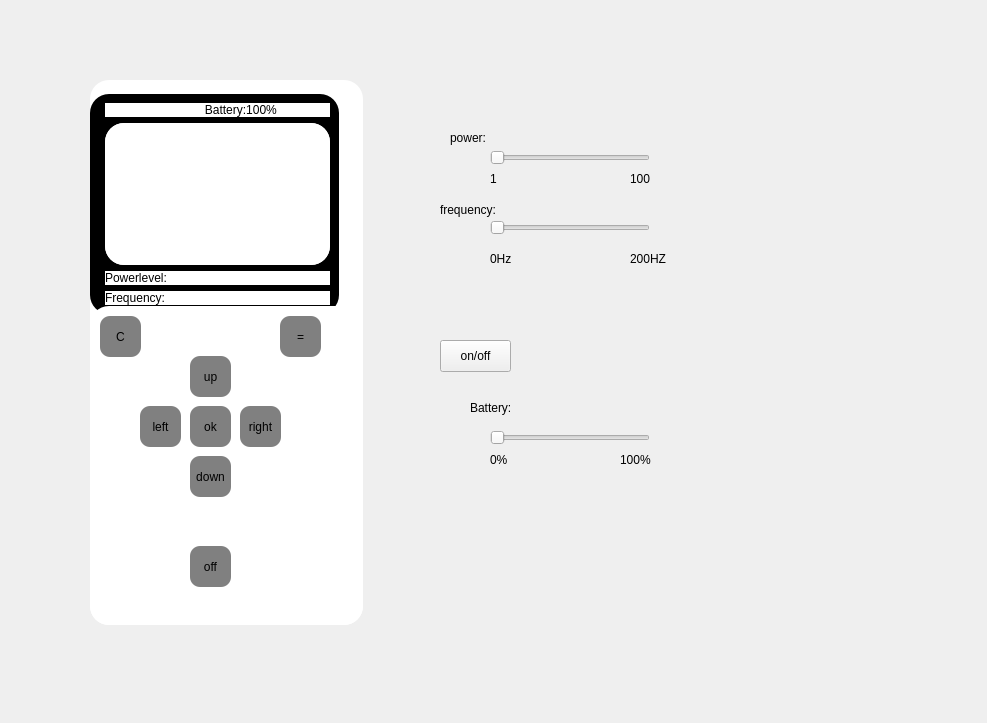
<?xml version="1.0" encoding="UTF-8"?>
<ui version="4.0">
 <class>MainWindow</class>
 <widget class="QMainWindow" name="MainWindow">
  <property name="geometry">
   <rect>
    <x>0</x>
    <y>0</y>
    <width>987</width>
    <height>723</height>
   </rect>
  </property>
  <property name="windowTitle">
   <string>MainWindow</string>
  </property>
  <widget class="QWidget" name="centralwidget">
   <widget class="QWidget" name="widget" native="true">
    <property name="geometry">
     <rect>
      <x>90</x>
      <y>80</y>
      <width>273</width>
      <height>545</height>
     </rect>
    </property>
    <property name="styleSheet">
     <string notr="true">background-color: white; border: dark; border-radius:19px</string>
    </property>
    <layout class="QVBoxLayout" name="verticalLayout_2">
     <item>
      <widget class="QWidget" name="widget_2" native="true">
       <property name="minimumSize">
        <size>
         <width>249</width>
         <height>220</height>
        </size>
       </property>
       <property name="maximumSize">
        <size>
         <width>249</width>
         <height>191</height>
        </size>
       </property>
       <property name="baseSize">
        <size>
         <width>0</width>
         <height>1000</height>
        </size>
       </property>
       <property name="contextMenuPolicy">
        <enum>Qt::DefaultContextMenu</enum>
       </property>
       <property name="styleSheet">
        <string notr="true">background-color: black</string>
       </property>
       <layout class="QFormLayout" name="formLayout">
        <property name="leftMargin">
         <number>9</number>
        </property>
        <item row="0" column="1">
         <widget class="QLabel" name="battery">
          <property name="layoutDirection">
           <enum>Qt::RightToLeft</enum>
          </property>
          <property name="styleSheet">
           <string notr="true">background-color:white;</string>
          </property>
          <property name="text">
           <string>                              Battery:100%</string>
          </property>
         </widget>
        </item>
        <item row="3" column="1">
         <widget class="QLabel" name="frequency">
          <property name="contextMenuPolicy">
           <enum>Qt::NoContextMenu</enum>
          </property>
          <property name="styleSheet">
           <string notr="true">background-color:white;</string>
          </property>
          <property name="text">
           <string>Frequency:</string>
          </property>
         </widget>
        </item>
        <item row="2" column="1">
         <widget class="QLabel" name="power">
          <property name="enabled">
           <bool>true</bool>
          </property>
          <property name="minimumSize">
           <size>
            <width>50</width>
            <height>0</height>
           </size>
          </property>
          <property name="contextMenuPolicy">
           <enum>Qt::ActionsContextMenu</enum>
          </property>
          <property name="styleSheet">
           <string notr="true">background-color:white;</string>
          </property>
          <property name="text">
           <string>Powerlevel:</string>
          </property>
         </widget>
        </item>
        <item row="1" column="1">
         <widget class="Display" name="stackedWidget">
          <property name="minimumSize">
           <size>
            <width>217</width>
            <height>140</height>
           </size>
          </property>
          <property name="styleSheet">
           <string notr="true">background-color:white</string>
          </property>
          <property name="frameShape">
           <enum>QFrame::Box</enum>
          </property>
          <property name="currentIndex">
           <number>9</number>
          </property>
          <widget class="QWidget" name="PowerOffPage">
           <property name="styleSheet">
            <string notr="true">background-color:white;</string>
           </property>
           <widget class="QLabel" name="label_8">
            <property name="geometry">
             <rect>
              <x>0</x>
              <y>10</y>
              <width>211</width>
              <height>20</height>
             </rect>
            </property>
            <property name="text">
             <string>The Power is Off</string>
            </property>
           </widget>
           <widget class="QLabel" name="label_6">
            <property name="geometry">
             <rect>
              <x>10</x>
              <y>30</y>
              <width>211</width>
              <height>91</height>
             </rect>
            </property>
            <property name="font">
             <font>
              <family>DejaVu Sans</family>
              <pointsize>39</pointsize>
             </font>
            </property>
            <property name="text">
             <string/>
            </property>
           </widget>
          </widget>
          <widget class="QWidget" name="MainMenuPage">
           <property name="styleSheet">
            <string notr="true">background-color:white;</string>
           </property>
           <layout class="QVBoxLayout" name="verticalLayout">
            <item>
             <widget class="QLabel" name="label">
              <property name="text">
               <string/>
              </property>
             </widget>
            </item>
            <item>
             <widget class="QListWidget" name="MainMnueWidget">
              <property name="minimumSize">
               <size>
                <width>191</width>
                <height>70</height>
               </size>
              </property>
             </widget>
            </item>
           </layout>
          </widget>
          <widget class="QWidget" name="ProgramPage">
           <property name="styleSheet">
            <string notr="true">background-color:white;</string>
           </property>
           <widget class="QLabel" name="label_2">
            <property name="geometry">
             <rect>
              <x>10</x>
              <y>10</y>
              <width>201</width>
              <height>20</height>
             </rect>
            </property>
            <property name="text">
             <string/>
            </property>
           </widget>
           <widget class="QListWidget" name="programWidget">
            <property name="geometry">
             <rect>
              <x>0</x>
              <y>30</y>
              <width>211</width>
              <height>141</height>
             </rect>
            </property>
           </widget>
          </widget>
          <widget class="QWidget" name="FrequencyPage">
           <property name="styleSheet">
            <string notr="true">background-color:white;</string>
           </property>
           <widget class="QLabel" name="label_16">
            <property name="geometry">
             <rect>
              <x>30</x>
              <y>10</y>
              <width>161</width>
              <height>20</height>
             </rect>
            </property>
            <property name="text">
             <string/>
            </property>
           </widget>
           <widget class="QListWidget" name="frequencyWidget">
            <property name="geometry">
             <rect>
              <x>0</x>
              <y>20</y>
              <width>211</width>
              <height>141</height>
             </rect>
            </property>
           </widget>
          </widget>
          <widget class="QWidget" name="CountDownPage">
           <property name="styleSheet">
            <string notr="true">background-color:white;</string>
           </property>
           <widget class="QLabel" name="countDownLabel">
            <property name="geometry">
             <rect>
              <x>20</x>
              <y>20</y>
              <width>161</width>
              <height>81</height>
             </rect>
            </property>
            <property name="text">
             <string>&lt;html&gt;&lt;head/&gt;&lt;body&gt;&lt;p&gt;&lt;span style=&quot; font-size:36pt;&quot;&gt;10:00&lt;/span&gt;&lt;/p&gt;&lt;/body&gt;&lt;/html&gt;</string>
            </property>
           </widget>
          </widget>
          <widget class="QWidget" name="picturePage">
           <widget class="QLabel" name="label_7">
            <property name="geometry">
             <rect>
              <x>0</x>
              <y>20</y>
              <width>211</width>
              <height>61</height>
             </rect>
            </property>
            <property name="text">
             <string>Plase place the device on skin </string>
            </property>
           </widget>
          </widget>
          <widget class="QWidget" name="PowerPage">
           <widget class="QProgressBar" name="powerPageBar">
            <property name="geometry">
             <rect>
              <x>30</x>
              <y>90</y>
              <width>141</width>
              <height>23</height>
             </rect>
            </property>
            <property name="value">
             <number>24</number>
            </property>
           </widget>
           <widget class="QLabel" name="label_9">
            <property name="geometry">
             <rect>
              <x>70</x>
              <y>20</y>
              <width>60</width>
              <height>16</height>
             </rect>
            </property>
            <property name="text">
             <string>Power</string>
            </property>
           </widget>
           <widget class="QLabel" name="powerPageLabel">
            <property name="geometry">
             <rect>
              <x>60</x>
              <y>50</y>
              <width>60</width>
              <height>16</height>
             </rect>
            </property>
            <property name="text">
             <string>TextLabel</string>
            </property>
           </widget>
          </widget>
          <widget class="QWidget" name="CountUpPage">
           <widget class="QLabel" name="countUpLabel">
            <property name="geometry">
             <rect>
              <x>30</x>
              <y>40</y>
              <width>161</width>
              <height>81</height>
             </rect>
            </property>
            <property name="text">
             <string>&lt;html&gt;&lt;head/&gt;&lt;body&gt;&lt;p&gt;&lt;span style=&quot; font-size:36pt;&quot;&gt;10:00&lt;/span&gt;&lt;/p&gt;&lt;/body&gt;&lt;/html&gt;</string>
            </property>
           </widget>
          </widget>
          <widget class="QWidget" name="HistoryPage">
           <layout class="QVBoxLayout" name="verticalLayout_3">
            <item>
             <widget class="QLabel" name="HistoryPageTitle">
              <property name="text">
               <string>                     History</string>
              </property>
             </widget>
            </item>
            <item>
             <widget class="QListWidget" name="historyWidget"/>
            </item>
           </layout>
          </widget>
          <widget class="QWidget" name="HistoryListPage">
           <layout class="QVBoxLayout" name="verticalLayout_4">
            <item>
             <widget class="QListWidget" name="historyListWidget"/>
            </item>
           </layout>
          </widget>
         </widget>
        </item>
       </layout>
      </widget>
     </item>
     <item>
      <widget class="QWidget" name="Control" native="true">
       <property name="minimumSize">
        <size>
         <width>211</width>
         <height>291</height>
        </size>
       </property>
       <widget class="Buttons" name="return_2">
        <property name="geometry">
         <rect>
          <x>10</x>
          <y>10</y>
          <width>41</width>
          <height>41</height>
         </rect>
        </property>
        <property name="styleSheet">
         <string notr="true">background:grey; border-style:inset;border-radius: 10px;</string>
        </property>
        <property name="text">
         <string>C</string>
        </property>
       </widget>
       <widget class="Buttons" name="menu">
        <property name="geometry">
         <rect>
          <x>190</x>
          <y>10</y>
          <width>41</width>
          <height>41</height>
         </rect>
        </property>
        <property name="styleSheet">
         <string notr="true">background:grey; border-style:inset;border-radius: 10px;</string>
        </property>
        <property name="text">
         <string>=</string>
        </property>
       </widget>
       <widget class="Buttons" name="off">
        <property name="geometry">
         <rect>
          <x>100</x>
          <y>240</y>
          <width>41</width>
          <height>41</height>
         </rect>
        </property>
        <property name="styleSheet">
         <string notr="true">background:grey; border-style:inset;border-radius: 10px;</string>
        </property>
        <property name="text">
         <string>off</string>
        </property>
       </widget>
       <widget class="Buttons" name="down">
        <property name="geometry">
         <rect>
          <x>100</x>
          <y>150</y>
          <width>41</width>
          <height>41</height>
         </rect>
        </property>
        <property name="styleSheet">
         <string notr="true">background:grey; border-style:inset;border-radius: 10px;</string>
        </property>
        <property name="text">
         <string>down</string>
        </property>
       </widget>
       <widget class="Buttons" name="left">
        <property name="geometry">
         <rect>
          <x>50</x>
          <y>100</y>
          <width>41</width>
          <height>41</height>
         </rect>
        </property>
        <property name="styleSheet">
         <string notr="true">background:grey; border-style:inset;border-radius: 10px;</string>
        </property>
        <property name="text">
         <string>left</string>
        </property>
       </widget>
       <widget class="Buttons" name="right">
        <property name="geometry">
         <rect>
          <x>150</x>
          <y>100</y>
          <width>41</width>
          <height>41</height>
         </rect>
        </property>
        <property name="styleSheet">
         <string notr="true">background:grey; border-style:inset;border-radius: 10px;</string>
        </property>
        <property name="text">
         <string>right</string>
        </property>
       </widget>
       <widget class="Buttons" name="up">
        <property name="geometry">
         <rect>
          <x>100</x>
          <y>50</y>
          <width>41</width>
          <height>41</height>
         </rect>
        </property>
        <property name="styleSheet">
         <string notr="true">background:grey; border-style:inset;border-radius: 10px;</string>
        </property>
        <property name="text">
         <string>up</string>
        </property>
       </widget>
       <widget class="Buttons" name="ok">
        <property name="geometry">
         <rect>
          <x>100</x>
          <y>100</y>
          <width>41</width>
          <height>41</height>
         </rect>
        </property>
        <property name="styleSheet">
         <string notr="true">background:grey; border-style:inset;border-radius: 10px;</string>
        </property>
        <property name="text">
         <string>ok</string>
        </property>
       </widget>
      </widget>
     </item>
    </layout>
   </widget>
   <widget class="QWidget" name="widget_3" native="true">
    <property name="geometry">
     <rect>
      <x>400</x>
      <y>80</y>
      <width>311</width>
      <height>561</height>
     </rect>
    </property>
    <widget class="QWidget" name="widget_4" native="true">
     <property name="geometry">
      <rect>
       <x>20</x>
       <y>240</y>
       <width>271</width>
       <height>171</height>
      </rect>
     </property>
     <widget class="Buttons" name="SkinOnOrOff">
      <property name="geometry">
       <rect>
        <x>20</x>
        <y>20</y>
        <width>71</width>
        <height>32</height>
       </rect>
      </property>
      <property name="text">
       <string>on/off</string>
      </property>
     </widget>
     <widget class="QLabel" name="label_3">
      <property name="geometry">
       <rect>
        <x>50</x>
        <y>80</y>
        <width>60</width>
        <height>16</height>
       </rect>
      </property>
      <property name="text">
       <string>Battery:</string>
      </property>
     </widget>
     <widget class="QSlider" name="batteryLevel">
      <property name="geometry">
       <rect>
        <x>70</x>
        <y>110</y>
        <width>160</width>
        <height>16</height>
       </rect>
      </property>
      <property name="layoutDirection">
       <enum>Qt::LeftToRight</enum>
      </property>
      <property name="value">
       <number>0</number>
      </property>
      <property name="orientation">
       <enum>Qt::Horizontal</enum>
      </property>
     </widget>
     <widget class="QLabel" name="label_22">
      <property name="geometry">
       <rect>
        <x>200</x>
        <y>130</y>
        <width>41</width>
        <height>20</height>
       </rect>
      </property>
      <property name="text">
       <string>100%</string>
      </property>
     </widget>
     <widget class="QLabel" name="label_24">
      <property name="geometry">
       <rect>
        <x>70</x>
        <y>130</y>
        <width>31</width>
        <height>20</height>
       </rect>
      </property>
      <property name="text">
       <string>0%</string>
      </property>
     </widget>
    </widget>
    <widget class="QWidget" name="widget_5" native="true">
     <property name="geometry">
      <rect>
       <x>30</x>
       <y>30</y>
       <width>271</width>
       <height>171</height>
      </rect>
     </property>
     <widget class="QLabel" name="label_4">
      <property name="geometry">
       <rect>
        <x>10</x>
        <y>90</y>
        <width>91</width>
        <height>20</height>
       </rect>
      </property>
      <property name="text">
       <string>frequency:</string>
      </property>
     </widget>
     <widget class="QLabel" name="label_5">
      <property name="geometry">
       <rect>
        <x>20</x>
        <y>20</y>
        <width>60</width>
        <height>16</height>
       </rect>
      </property>
      <property name="text">
       <string>power:</string>
      </property>
     </widget>
     <widget class="QSlider" name="powerLevel">
      <property name="geometry">
       <rect>
        <x>60</x>
        <y>40</y>
        <width>160</width>
        <height>16</height>
       </rect>
      </property>
      <property name="orientation">
       <enum>Qt::Horizontal</enum>
      </property>
     </widget>
     <widget class="QSlider" name="frequencyLevel">
      <property name="geometry">
       <rect>
        <x>60</x>
        <y>110</y>
        <width>160</width>
        <height>16</height>
       </rect>
      </property>
      <property name="maximum">
       <number>200</number>
      </property>
      <property name="orientation">
       <enum>Qt::Horizontal</enum>
      </property>
     </widget>
     <widget class="QLabel" name="label_17">
      <property name="geometry">
       <rect>
        <x>60</x>
        <y>60</y>
        <width>21</width>
        <height>17</height>
       </rect>
      </property>
      <property name="text">
       <string>1</string>
      </property>
     </widget>
     <widget class="QLabel" name="label_18">
      <property name="geometry">
       <rect>
        <x>200</x>
        <y>60</y>
        <width>31</width>
        <height>17</height>
       </rect>
      </property>
      <property name="text">
       <string>100</string>
      </property>
     </widget>
     <widget class="QLabel" name="label_19">
      <property name="geometry">
       <rect>
        <x>60</x>
        <y>140</y>
        <width>41</width>
        <height>17</height>
       </rect>
      </property>
      <property name="text">
       <string>0Hz</string>
      </property>
     </widget>
     <widget class="QLabel" name="label_20">
      <property name="geometry">
       <rect>
        <x>200</x>
        <y>140</y>
        <width>51</width>
        <height>17</height>
       </rect>
      </property>
      <property name="text">
       <string>200HZ</string>
      </property>
     </widget>
     <widget class="QLabel" name="label_21">
      <property name="geometry">
       <rect>
        <x>260</x>
        <y>170</y>
        <width>31</width>
        <height>17</height>
       </rect>
      </property>
      <property name="text">
       <string>100</string>
      </property>
     </widget>
     <widget class="QLabel" name="label_23">
      <property name="geometry">
       <rect>
        <x>120</x>
        <y>170</y>
        <width>21</width>
        <height>17</height>
       </rect>
      </property>
      <property name="text">
       <string>0</string>
      </property>
     </widget>
    </widget>
   </widget>
  </widget>
 </widget>
 <customwidgets>
  <customwidget>
   <class>Buttons</class>
   <extends>QPushButton</extends>
   <header location="global">buttons.h</header>
   <slots>
    <signal>signal1()</signal>
   </slots>
  </customwidget>
  <customwidget>
   <class>Display</class>
   <extends>QStackedWidget</extends>
   <header location="global">display.h</header>
   <container>1</container>
  </customwidget>
 </customwidgets>
 <resources/>
 <connections/>
</ui>
